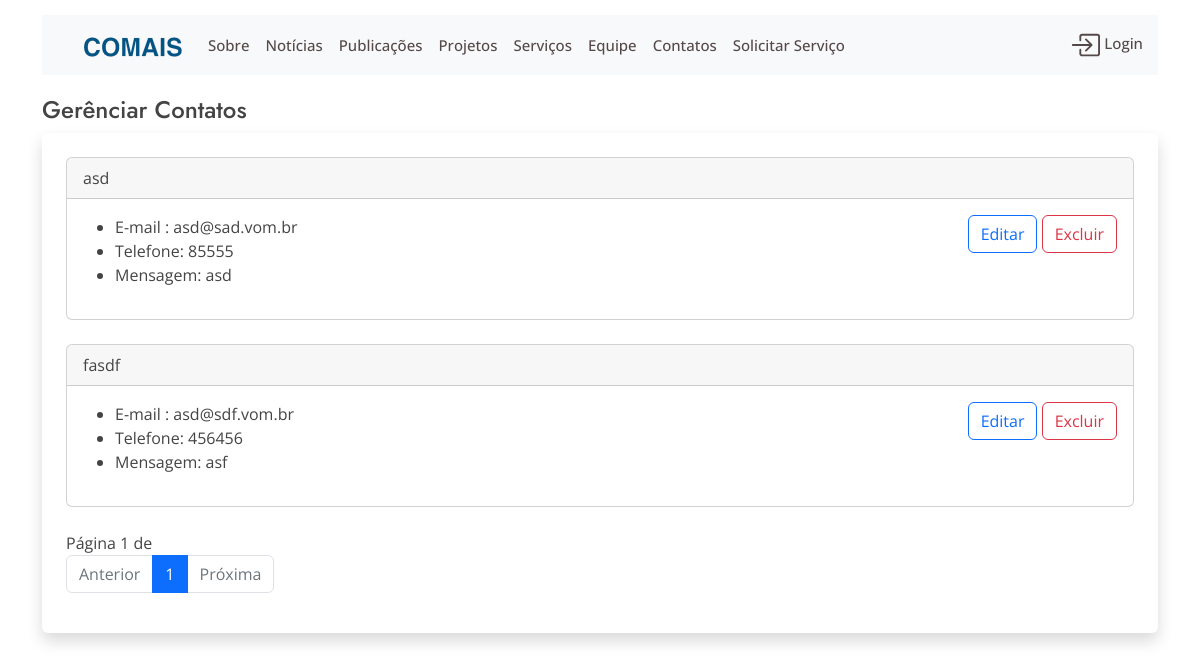
Page /update_contatos_list on the earlier database version.
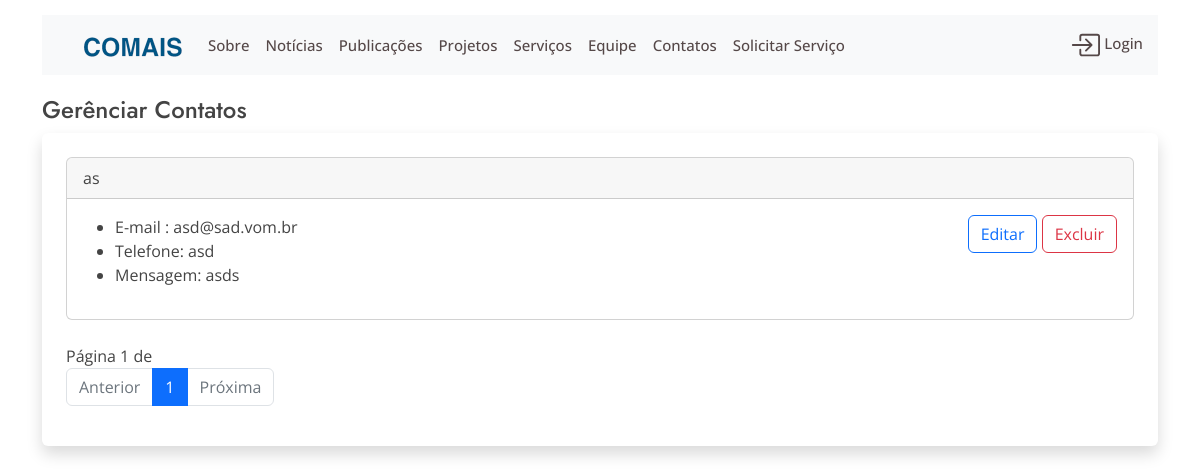
Same page on the later database version.
### website/models.py (models this page shows, shortened)
class Contato(models.Model):
    nome = models.CharField('Nome',max_length=100)
    email = models.EmailField('Email',max_length=100)
    telefone = models.CharField('Telefone',max_length=100)
    cidade = models.CharField('Cidade',max_length=100)
    mensagem = models.TextField('Mensagem')
    status = models.IntegerField('Status',default=0)

### website/views.py (the view)
# urls.py: path('update_contatos_list', views.update_contatos_list, name='update-contatos-list'),
def update_contatos_list(request):
    contatos = Contato.objects.all().order_by('nome')
    p = Paginator(contatos, 2)
    page = request.GET.get('page')
    contatos = p.get_page(page)
    return render(request,'update_contatos_list.html', {'contatos':contatos})

### website/templates/update_contatos_list.html (shortened to what this page needs)
{% extends 'base2.html'%}
{% block content %}
    <h4 class= "page-title">Gerênciar Contatos</h4>
    <div class=" shadow p-4 mb-5 bg-body rounded">
    {% for contato in contatos %}
    <div class="card">
        <div class="card-header">
            <a class="nav-link active" aria-current="page" href="{% url 'show-contatos' contato.id %}">{{contato.nome}}</a>
        </div>
        <div class='row'>
            <div class="col ">
                    <div class='card-body'>
                     <ul>
                        <li>E-mail : {{contato.email}}</li>
                        <li>Telefone: {{contato.telefone}} </li>
                        <li>Mensagem: {{contato.mensagem}} </li>
                     </ul>
                    </div>
                </div>
                <div class="col-md-auto" >
                    <div class='card-body align-middle'>
                        <a class="btn btn-outline-primary" href="{% url 'update-contato' contato.id %}">Editar</a>
                        <a class="btn btn-outline-danger" href="{% url 'delete-contato' contato.id %}">Excluir</a>
                    </div>
                </div>
            </div>
    </div>
    {% endfor %}
    Página {{ contatos.number }} de {{ contatos.last_page }}
    <nav aria-label="...">
        <ul class="pagination">
          {% if contatos.number == 1  %}
                <li class="page-item disabled">
                <a class="page-link"  href=""">Anterior</a>
            {% else %}
                <li class="page-item">
                <a class="page-link"  href="?page={{contatos.previous_page_number}}"> Anterior</a>
            {% endif %}
          </li>
          {% for page in contatos.paginator.page_range %}
             {% if contatos.number == page %}
                    <li class="page-item active">
                        <a class="page-link" href="?page={{page}}">{{page}}</a>
                    </li>
                {% else %}
                    <li class="page-item">
                        <a class="page-link" href="?page={{page}}">{{page}}</a>
                    </li>
               {% endif %}
            {% endfor %}
            {% if contatos.number == contatos.paginator.num_pages %}
                <li class="page-item disabled">
                <a class="page-link"  href=""">Próxima</a>
            {% else %}
                <li class="page-item">
                <a class="page-link"  href="?page={{contatos.next_page_number}}">Próxima</a>
            {% endif %}
        </ul>
      </nav>
    </div>
{% endblock  %}

Differences in the rows shown:
removed Contato: nome "asd", email "asd@sad.vom.br", telefone "85555", mensagem "asd"
removed Contato: nome "fasdf", email "asd@sdf.vom.br", telefone "456456", mensagem "asf"
added Contato: nome "as", email "asd@sad.vom.br", telefone "asd", mensagem "asds"
